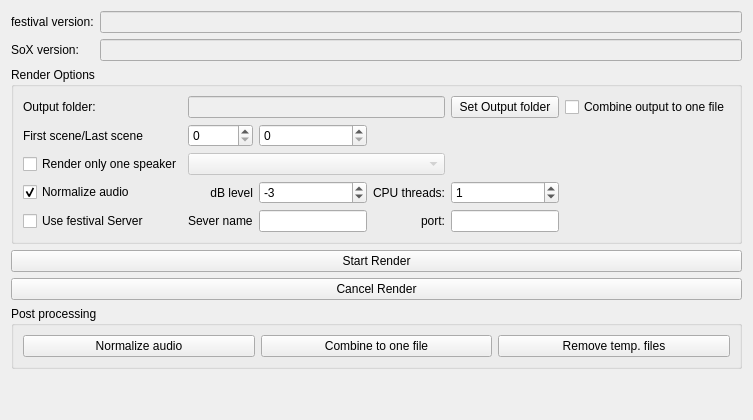
       <widget class="QWidget" name="tabRender">
        <attribute name="title">
         <string>Render</string>
        </attribute>
        <layout class="QGridLayout" name="gridLayout_7">
         <item row="3" column="0" colspan="2">
          <widget class="QGroupBox" name="grRenderOptions">
           <property name="title">
            <string>Render Options</string>
           </property>
           <layout class="QGridLayout" name="gridLayout_13">
            <item row="7" column="2">
             <widget class="QSpinBox" name="spindBLevel">
              <property name="minimum">
               <number>-99</number>
              </property>
              <property name="maximum">
               <number>0</number>
              </property>
              <property name="value">
               <number>-3</number>
              </property>
             </widget>
            </item>
            <item row="7" column="1">
             <widget class="QLabel" name="label_7">
              <property name="text">
               <string>dB level</string>
              </property>
              <property name="alignment">
               <set>Qt::AlignRight|Qt::AlignTrailing|Qt::AlignVCenter</set>
              </property>
             </widget>
            </item>
            <item row="5" column="1" colspan="3">
             <widget class="QComboBox" name="cmbSpeakerSelect">
              <property name="enabled">
               <bool>false</bool>
              </property>
             </widget>
            </item>
            <item row="7" column="3">
             <widget class="QLabel" name="lblThreads">
              <property name="text">
               <string>CPU threads:</string>
              </property>
              <property name="alignment">
               <set>Qt::AlignRight|Qt::AlignTrailing|Qt::AlignVCenter</set>
              </property>
             </widget>
            </item>
            <item row="2" column="4">
             <widget class="QPushButton" name="butSetOutputFolder">
              <property name="text">
               <string>Set Output folder</string>
              </property>
             </widget>
            </item>
            <item row="7" column="4">
             <widget class="QSpinBox" name="spinCPUthreads">
              <property name="value">
               <number>1</number>
              </property>
             </widget>
            </item>
            <item row="4" column="1">
             <widget class="QSpinBox" name="spinSceneOffset">
              <property name="minimum">
               <number>0</number>
              </property>
              <property name="maximum">
               <number>9999</number>
              </property>
             </widget>
            </item>
            <item row="7" column="0">
             <widget class="QCheckBox" name="chbNormalizeAudio">
              <property name="sizePolicy">
               <sizepolicy hsizetype="Fixed" vsizetype="Fixed">
                <horstretch>0</horstretch>
                <verstretch>0</verstretch>
               </sizepolicy>
              </property>
              <property name="text">
               <string>Normalize audio</string>
              </property>
              <property name="checked">
               <bool>true</bool>
              </property>
             </widget>
            </item>
            <item row="5" column="0">
             <widget class="QCheckBox" name="chbLimitSpeaker">
              <property name="text">
               <string>Render only one speaker</string>
              </property>
             </widget>
            </item>
            <item row="2" column="0">
             <widget class="QLabel" name="lblOutputFolder">
              <property name="text">
               <string>Output folder: </string>
              </property>
             </widget>
            </item>
            <item row="4" column="0">
             <widget class="QLabel" name="label_5">
              <property name="text">
               <string>First scene/Last scene</string>
              </property>
             </widget>
            </item>
            <item row="2" column="1" colspan="3">
             <widget class="QLineEdit" name="leOutputFolder">
              <property name="enabled">
               <bool>false</bool>
              </property>
             </widget>
            </item>
            <item row="4" column="2">
             <widget class="QSpinBox" name="spinLastScene">
              <property name="maximum">
               <number>9999</number>
              </property>
             </widget>
            </item>
            <item row="2" column="5">
             <widget class="QCheckBox" name="chbCombine">
              <property name="text">
               <string>Combine output to one file</string>
              </property>
             </widget>
            </item>
            <item row="8" column="0">
             <widget class="QCheckBox" name="chbUseServer">
              <property name="sizePolicy">
               <sizepolicy hsizetype="Fixed" vsizetype="Fixed">
                <horstretch>0</horstretch>
                <verstretch>0</verstretch>
               </sizepolicy>
              </property>
              <property name="text">
               <string>Use festival Server</string>
              </property>
             </widget>
            </item>
            <item row="8" column="2">
             <widget class="QLineEdit" name="leFestivalServerName"/>
            </item>
            <item row="8" column="1">
             <widget class="QLabel" name="label_25">
              <property name="text">
               <string>Sever name</string>
              </property>
             </widget>
            </item>
            <item row="8" column="3">
             <widget class="QLabel" name="label_26">
              <property name="text">
               <string>port:</string>
              </property>
              <property name="alignment">
               <set>Qt::AlignRight|Qt::AlignTrailing|Qt::AlignVCenter</set>
              </property>
             </widget>
            </item>
            <item row="8" column="4">
             <widget class="QLineEdit" name="leFestivalServerPort"/>
            </item>
           </layout>
          </widget>
         </item>
         <item row="1" column="0">
          <widget class="QLabel" name="label_9">
           <property name="text">
            <string>festival version:</string>
           </property>
          </widget>
         </item>
         <item row="2" column="0">
          <widget class="QLabel" name="label_10">
           <property name="text">
            <string>SoX version:</string>
           </property>
          </widget>
         </item>
         <item row="4" column="0" colspan="2">
          <widget class="QPushButton" name="butRender">
           <property name="enabled">
            <bool>true</bool>
           </property>
           <property name="text">
            <string>Start Render</string>
           </property>
          </widget>
         </item>
         <item row="2" column="1">
          <widget class="QLineEdit" name="leSoXversion">
           <property name="enabled">
            <bool>false</bool>
           </property>
           <property name="readOnly">
            <bool>true</bool>
           </property>
          </widget>
         </item>
         <item row="9" column="0" colspan="2">
          <widget class="QGroupBox" name="grPostProcessing">
           <property name="title">
            <string>Post processing</string>
           </property>
           <layout class="QGridLayout" name="gridLayout_12">
            <item row="1" column="0">
             <widget class="QPushButton" name="butNormailzeAudio">
              <property name="text">
               <string>Normalize audio</string>
              </property>
             </widget>
            </item>
            <item row="1" column="2">
             <widget class="QPushButton" name="butRemoveFiles">
              <property name="text">
               <string>Remove temp. files</string>
              </property>
             </widget>
            </item>
            <item row="1" column="1">
             <widget class="QPushButton" name="butCombineAudio">
              <property name="text">
               <string>Combine to one file</string>
              </property>
             </widget>
            </item>
           </layout>
          </widget>
         </item>
         <item row="1" column="1">
          <widget class="QLineEdit" name="leFestivalVersion">
           <property name="enabled">
            <bool>false</bool>
           </property>
           <property name="readOnly">
            <bool>true</bool>
           </property>
          </widget>
         </item>
         <item row="10" column="1">
          <spacer name="verticalSpacer_2">
           <property name="orientation">
            <enum>Qt::Vertical</enum>
           </property>
           <property name="sizeHint" stdset="0">
            <size>
             <width>20</width>
             <height>40</height>
            </size>
           </property>
          </spacer>
         </item>
         <item row="5" column="0" colspan="2">
          <widget class="QPushButton" name="butStopRender">
           <property name="text">
            <string>Cancel Render</string>
           </property>
          </widget>
         </item>
        </layout>
       </widget>
